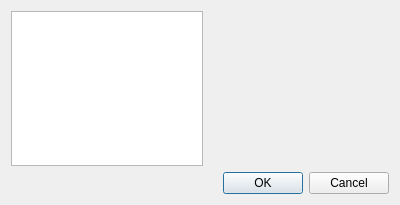
<?xml version="1.0" encoding="UTF-8"?>
<ui version="4.0">
 <class>WallPaper</class>
 <widget class="QDialog" name="WallPaper">
  <property name="geometry">
   <rect>
    <x>0</x>
    <y>0</y>
    <width>400</width>
    <height>203</height>
   </rect>
  </property>
  <property name="windowTitle">
   <string>Dialog</string>
  </property>
  <layout class="QVBoxLayout" name="verticalLayout">
   <item>
    <layout class="QHBoxLayout" name="horizontalLayout">
     <item>
      <widget class="QListWidget" name="listWidget"/>
     </item>
     <item>
      <widget class="QLabel" name="mImage">
       <property name="minimumSize">
        <size>
         <width>180</width>
         <height>155</height>
        </size>
       </property>
       <property name="maximumSize">
        <size>
         <width>180</width>
         <height>155</height>
        </size>
       </property>
       <property name="text">
        <string/>
       </property>
      </widget>
     </item>
    </layout>
   </item>
   <item>
    <widget class="QDialogButtonBox" name="buttonBox">
     <property name="orientation">
      <enum>Qt::Horizontal</enum>
     </property>
     <property name="standardButtons">
      <set>QDialogButtonBox::Cancel|QDialogButtonBox::Ok</set>
     </property>
    </widget>
   </item>
  </layout>
 </widget>
 <resources/>
 <connections>
  <connection>
   <sender>buttonBox</sender>
   <signal>accepted()</signal>
   <receiver>WallPaper</receiver>
   <slot>accept()</slot>
   <hints>
    <hint type="sourcelabel">
     <x>248</x>
     <y>254</y>
    </hint>
    <hint type="destinationlabel">
     <x>157</x>
     <y>274</y>
    </hint>
   </hints>
  </connection>
  <connection>
   <sender>buttonBox</sender>
   <signal>rejected()</signal>
   <receiver>WallPaper</receiver>
   <slot>reject()</slot>
   <hints>
    <hint type="sourcelabel">
     <x>316</x>
     <y>260</y>
    </hint>
    <hint type="destinationlabel">
     <x>286</x>
     <y>274</y>
    </hint>
   </hints>
  </connection>
 </connections>
</ui>
